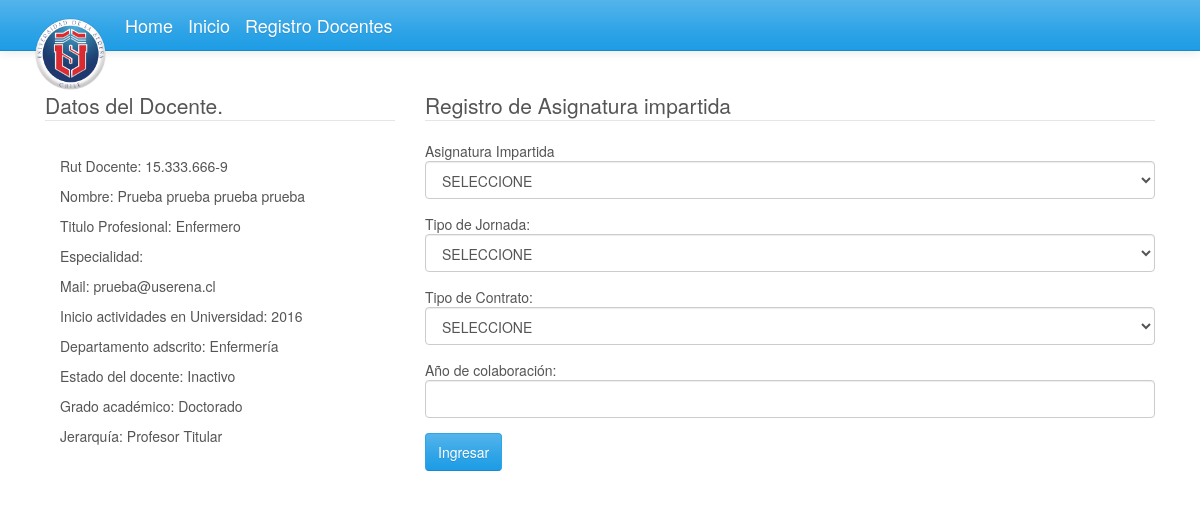
Screenshot of /docentes/asig_docente.php?id=15.333.666-9 with the database file from the repository.
### tables this page shows
CREATE TABLE `docente` (
  `rut_docente` varchar(255) NOT NULL,
  `n_docente` varchar(255) NOT NULL,
  `app_docente` varchar(255) NOT NULL,
  `apm_docente` varchar(255) NOT NULL,
  `ingreso_docente` varchar(255) NOT NULL,
  `mail_docente` varchar(255) NOT NULL,
  `depto_docente` varchar(255) NOT NULL,
  `estado_docente` varchar(255) NOT NULL,
  `titulo_docente` varchar(255) NOT NULL,
  `grado_academico` varchar(255) NOT NULL,
  `jerar_docente` varchar(255) NOT NULL
);

### docentes/ajax/conexion.php (called while the page is built, shortened)
<?php
class conexion {
    protected $servidor;
    protected $usuario;
    protected $password;
    protected $database;
    public function __construct() {
        $this->servidor = 'localhost';
        $this->usuario = 'root';
        $this->password = '';
        $this->database = 'test';
    }
    public function conectar() {
		$this->mysqli = new mysqli($this->servidor, $this->usuario, $this->password, $this->database);
    }
}
?>

### docentes/asig_docente.php (the view, shortened to what this page needs)
<html>
<head lang="es">
  <link rel="stylesheet" href="css/bootstrap.css" media="screen">
  <link rel="stylesheet" href="assets/css/custom.min.css">
</head>
<body>
  <?php
  require_once('ajax/conexion.php');
require_once('include/nav.php');
$conexion = new conexion();
$conexion->conectar();
$r_alumno = $_GET['id'];
$query = "SELECT * FROM docente WHERE docente.rut_docente = '$r_alumno'";
if($q = $conexion->mysqli->query($query)) {
  $datos=$q->fetch_object();
}else{
  print_r(json_encode(array("error" => $conexion->mysqli->error)));
  exit();
}
?>
<br><br>
<div class="container">
  <div class="col-lg-4">
    <legend>Datos del Docente.</legend>
    <div class="panel-body">
      <p>Rut Docente: <?=$datos->rut_docente?></p>
      <p>Nombre: <?=$datos->n_docente." ".$datos->app_docente." ".$datos->apm_docente?></p>
      <p>Titulo Profesional: <?=$datos->titulo_docente?></p>
      <p>Especialidad: <?=$datos->esp_docente?></p>
      <p>Mail: <?=$datos->mail_docente?></p>
      <p>Inicio actividades en Universidad: <?=$datos->ingreso_docente?></p>
      <p>Departamento adscrito: <?=$datos->depto_docente?></p>
      <p>Estado del docente: <?=$datos->estado_docente?></p>
      <p>Grado académico: <?=$datos->grado_academico?></p>
      <p>Jerarquía: <?=$datos->jerar_docente?></p>
    </div>
  </div>
  <div class="col-lg-8" id="actividad">
    <legend>Registro de Asignatura impartida</legend>
    <form method="post" id="form_registro">
      <div class="form-group">
        Asignatura Impartida
        <select class="form-control" name="asignatura" id="asignatura">
          <option value="0">SELECCIONE</option>
      </select>
      </div>
      <div class="form-group">
          Tipo de Jornada:
          <select class="form-control" name="contrato" id="contrato">
            <option value="0">SELECCIONE</option>
          </select>
      </div>
      <div class="form-group">
          Tipo de Contrato:
          <select class="form-control" name="horas" id="horas">
            <option value="0">SELECCIONE</option>
          </select>
      </div>
      <div class="form-group">
          Año de colaboración: <input type="text" class="form-control" name="colab" id="colab">
      </div>
      <div class="form-group">
        <button type="button" class="btn btn-primary" id="enviar">Ingresar</button>
      </div>
    </form>
  </div>
  <div class="col-lg-12" id="actividades_doc" name="actividades_doc">
  </div>
</div>
</body>
</html>

### rows the page displays
docente: rut_docente "15.333.666-9", n_docente "Prueba prueba", app_docente "prueba", apm_docente "prueba", titulo_docente "Enfermero", mail_docente "prueba@userena.cl", ingreso_docente "2016", depto_docente "Enfermería", estado_docente "Inactivo", grado_academico "Doctorado", jerar_docente "Profesor Titular"
